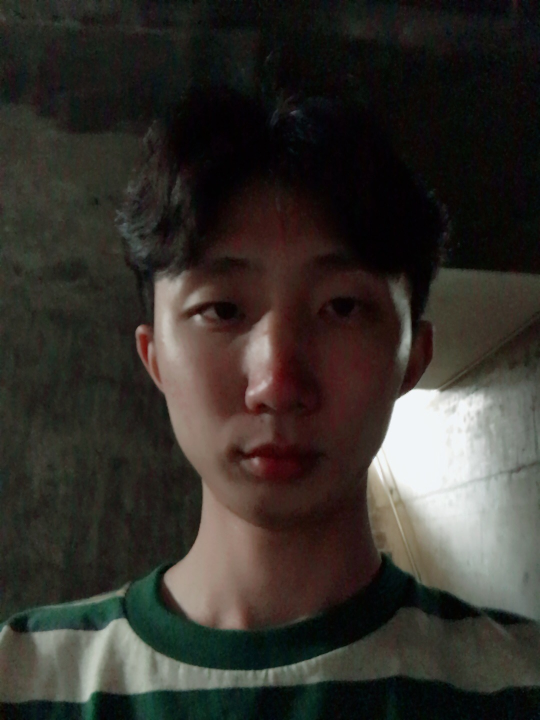
#> input picture origin/IMG_3685.JPG, 1080 x 1440 px, given as the content of the folder IMG_3685.JPG, which was not available (shown at 1/2 size)
$ python train_face_recognizer.py
#> lines starting #> are read from the running program, lines starting #| are printed output that depends on the picture; pictures that were not available may be replaced by others from this repository, and a replacement may not be noted
#!/usr/bin/env python3
"""
train_face_recognizer.py

Trains a face recognizer.

Author: Simon Fong
"""

def is_opencv_2():
    ver = cv2.__version__
    num = int(ver.split('.')[0])
    return num == 2

import cv2
import os
import numpy as np

from picamera.array import PiRGBArray
from picamera import PiCamera

# [27 lines left out: function detect_face, not called in this run]

def draw_rectangle(img, rect):
    (x, y, w, h) = rect
    cv2.rectangle(img, (x, y), (x+w, y+h), (0, 255, 0), 2)


def draw_text(img, text, x, y):
    cv2.putText(img, text, (x, y), cv2.FONT_HERSHEY_PLAIN, 1.5, (0, 255, 0), 2)


# [27 lines left out: function predict, not called in this run]

def train(data_dir):
#> called with data_dir = ''
    face_recognizer = None

    # Handle OpenCV 2
    if(is_opencv_2()):
        face_recognizer = cv2.createLBPHFaceRecognizer()
    # Handle OpenCV 3
    else:
        face_recognizer = cv2.face.LBPHFaceRecognizer_create()


    images =[]
    labels = []

    person_dirs = os.listdir(data_dir)

    # Reads in all the face images and uses directory name as the label.
    for index,person_dir in enumerate(person_dirs):
        print("Training on {}".format(person_dir))

        person_dir_path = os.path.join(data_dir,person_dir)
        for image_path in os.listdir(person_dir_path):

            image_path = os.path.join(person_dir_path,image_path)
            image  = cv2.imread(image_path)
#> image is the input picture: shape (1440, 1080, 3); mean B, G, R 44.6, 50, 53.7
            image = cv2.resize(image, (100,100))
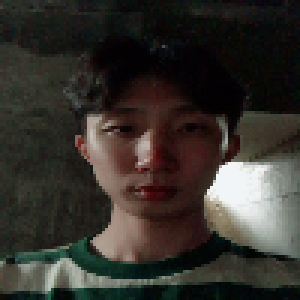
#> image: shape (100, 100, 3) (shown 3 times larger); mean B, G, R 44.5, 49.9, 53.6
            gray = cv2.cvtColor(image, cv2.COLOR_BGR2GRAY)
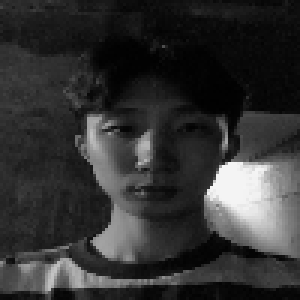
#> gray: shape (100, 100) (shown 3 times larger); min 1, max 245, mean 50.4
            images.append(gray)
#> (the run stopped early here; a loop or call above may not have finished)

$ run again, on origin/IMG_3702.JPG
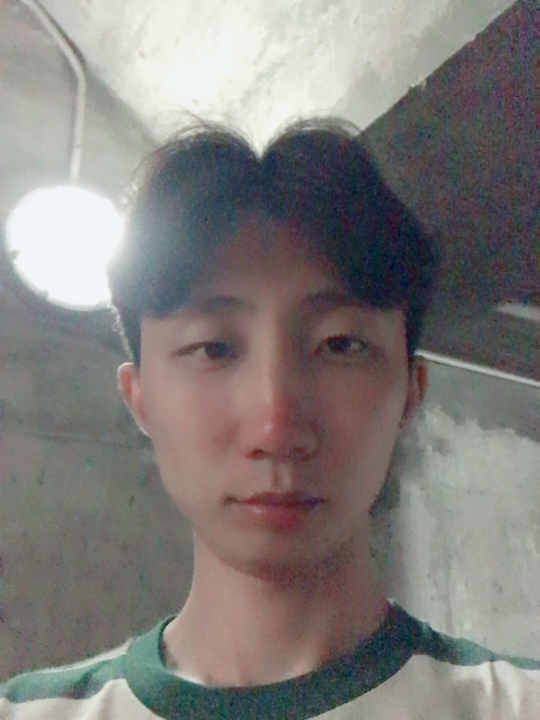
#> input picture origin/IMG_3702.JPG, 1080 x 1440 px, given as the content of the folder IMG_3702.JPG, which was not available (shown at 1/2 size)
#> in train, image is the input picture: shape (1440, 1080, 3); mean B, G, R 123.2, 125.8, 129.5
#> in train, `image = cv2.resize(image, (100,100))`:
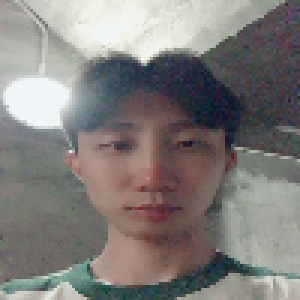
#> image: shape (100, 100, 3) (shown 3 times larger); mean B, G, R 123.1, 125.7, 129.4
#> in train, `gray = cv2.cvtColor(image, cv2.COLOR_BGR2GRAY)`:
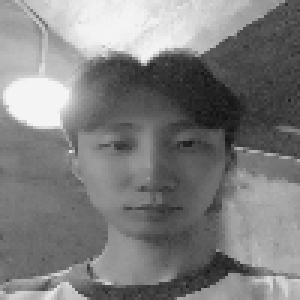
#> gray: shape (100, 100) (shown 3 times larger); min 19, max 246, mean 126.5

$ run again, on origin/IMG_3711.JPG
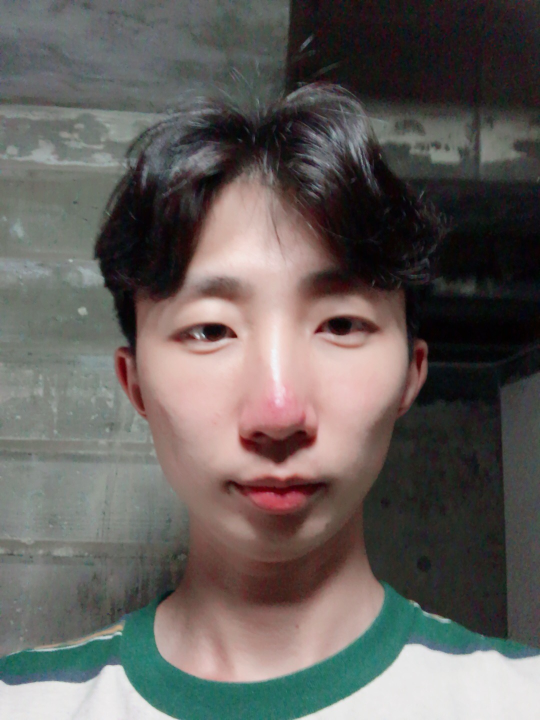
#> input picture origin/IMG_3711.JPG, 1080 x 1440 px, given as the content of the folder IMG_3711.JPG, which was not available (shown at 1/2 size)
#> in train, image is the input picture: shape (1440, 1080, 3); mean B, G, R 92.1, 95.2, 100.1
#> in train, `image = cv2.resize(image, (100,100))`:
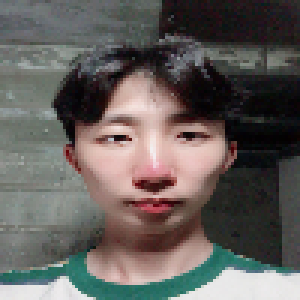
#> image: shape (100, 100, 3) (shown 3 times larger); mean B, G, R 92.1, 95.2, 100.1
#> in train, `gray = cv2.cvtColor(image, cv2.COLOR_BGR2GRAY)`:
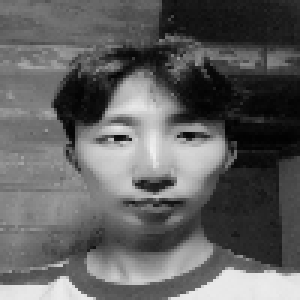
#> gray: shape (100, 100) (shown 3 times larger); min 1, max 239, mean 96.3
